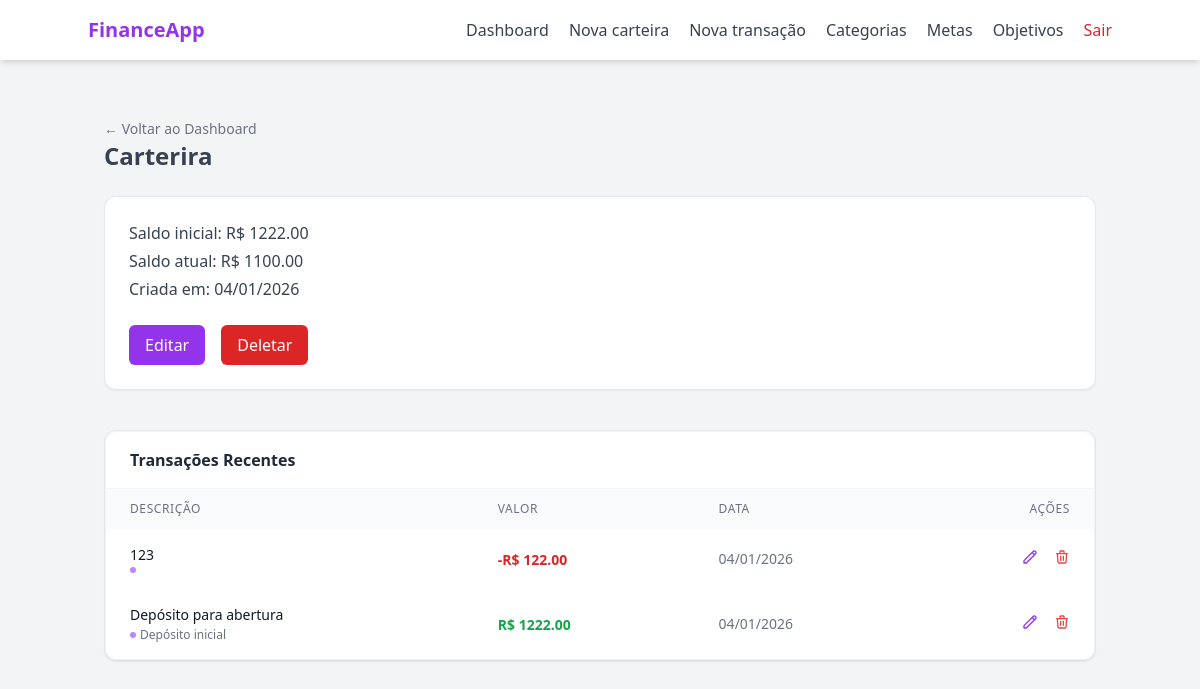
/wallet/1 (signed in), run on the app's committed database.
### models/wallet.py (models this page shows, shortened)
class Wallet(db.Model):
    __tablename__ = "wallets"
    id = db.Column(db.Integer, primary_key= True)
    wallet_name = db.Column(db.String(100), nullable= False)
    initial_balance = db.Column(db.Float, default= 0.0)
    current_balance = db.Column(db.Float, default= 0.0)
    is_active = db.Column(db.Boolean, default= True)
    created_at = db.Column(db.DateTime, default= lambda: datetime.now(timezone.utc).date())
    user_id = db.Column(db.Integer, db.ForeignKey("users.id"), nullable= False)

### models/transaction.py (models this page shows, shortened)
class Transaction(db.Model):
    __tablename__ = "transactions"
    id = db.Column(db.Integer, primary_key= True)
    transaction_type = db.Column(db.String(20), nullable= False)
    value = db.Column(db.Float, nullable= False)
    created_at = db.Column(db.Date, default= lambda: datetime.now(timezone.utc).date())
    description = db.Column(db.String(100), nullable= True)
    wallet_id = db.Column(db.Integer, db.ForeignKey("wallets.id"), nullable= False)
    category_id = db.Column(db.Integer, db.ForeignKey("categories.id"), nullable= True)
    category = db.relationship("Category", backref= "transactions", lazy= True)
    wallet = db.relationship("Wallet", backref= "transactions", lazy= True)

### models/category.py (models this page shows, shortened)
class Category(db.Model):
    __tablename__ = "categories"
    id = db.Column(db.Integer, primary_key= True)
    name = db.Column(db.String(100), nullable= False)
    type = db.Column(db.String(20), nullable= False)
    __mapper_args__ = {
        "polymorphic_on": type,
        "polymorphic_identity": "category"
    }

class SystemCategory(Category):
    __mapper_args__ = {
        "polymorphic_identity": "system"
    }
    is_default = db.Column(db.Boolean, default= True)

### routes/wallet_routes.py (the view)
@wallet_bp.route("/<int:wallet_id>", methods=["GET"])
@login_required
def wallet_detail_page(wallet_id):
    try:
        wallet = WalletController.get_wallet_by_id(wallet_id, current_user.id)
    except CarteiraInexistenteError as e:
        flash(str(e), "error")
        return redirect(url_for("main_bp.dashboard_page"))
    transactions = TransactionController.get_transactions_by_wallet(wallet_id)
    categories = CategoryController.get_user_categories(user_id=current_user.id)
    return render_template("wallet/detail.html", wallet= wallet, transactions= transactions, categories= categories)

### controllers/category_controller.py (called while the page is built)
    @staticmethod
    def get_user_categories(user_id):
        return UserCategory.query.filter_by(user_id= user_id).all()

### controllers/transaction_controller.py (called while the page is built)
    @staticmethod
    def get_transactions_by_wallet(wallet_id):
        return Transaction.query.filter_by(wallet_id=wallet_id).order_by(Transaction.created_at.desc()).order_by(Transaction.id.desc()).all()

### controllers/wallet_controller.py (called while the page is built)
    @staticmethod
    def get_wallet_by_id(wallet_id, user_id):
        wallet = Wallet.query.filter_by(id= wallet_id, user_id= user_id, is_active= True).first()
        if not wallet:
            raise CarteiraInexistenteError("Carteira não encontrada.")
        return wallet

### templates/wallet/detail.html (shortened to what this page needs)
{% extends "base.html" %}
{% block content %}
<div class="text-left pt-4">
    <a href="{{ url_for('main_bp.dashboard_page') }}" class="text-sm text-gray-500 hover:text-purple-600 transition-colors">
            ← Voltar ao Dashboard
    </a>
</div>
<h1 class="text-2xl font-semibold text-gray-700 mb-6">
    {{ wallet.wallet_name }}
</h1>
<div class="bg-white shadow-sm rounded-xl p-6 border border-gray-200 mb-10">
    <div class="mb-6 space-y-1 text-gray-700">
        <p><span class="font-medium">Saldo inicial:</span> R$ {{ "%.2f"|format(wallet.initial_balance) }}</p>
        <p><span class="font-medium">Saldo atual:</span> R$ {{ "%.2f"|format(wallet.current_balance) }}</p>
        <p><span class="font-medium">Criada em:</span> {{ wallet.created_at.strftime("%d/%m/%Y") }}</p>
    </div>
    <div class="flex gap-4">
        <button id="openEditWalletModal" onclick="openEditWalletModal('{{url_for('wallet_bp.edit_wallet', wallet_id=wallet.id)}}', '{{wallet.wallet_name}}')"
                class="px-4 py-2 rounded-md bg-purple-600 text-white hover:bg-purple-700 transition">
            Editar
        </button>
        <button type="button"
            onclick="openConfirmModal(
                '{{ url_for('wallet_bp.delete_wallet', wallet_id=wallet.id) }}',
                'Deletar carteira',
                'Tem certeza que deseja deletar a carteira <strong>{{ wallet.wallet_name }}</strong>? Você não poderá realizar novas transações nela e as transações serão perdidas.'
            )"
            class="px-4 py-2 rounded-md bg-red-600 text-white hover:bg-red-700 transition">
            Deletar
        </button>
    </div>
</div>
<ul class="bg-white shadow-sm rounded-xl border border-gray-200 divide-y">
    <div class="bg-white rounded-xl shadow-sm border border-gray-100 overflow-hidden">
        <div class="px-6 py-4 border-b border-gray-100">
            <h3 class="font-bold text-gray-800">Transações Recentes</h3>
        </div>
        <table class="w-full text-left border-collapse">
            <thead>
                <tr class="bg-gray-50 text-gray-500 text-xs uppercase tracking-wider">
                    <th class="px-6 py-3 font-medium">Descrição</th>
                    <th class="px-6 py-3 font-medium">Valor</th>
                    <th class="px-6 py-3 font-medium">Data</th>
                    <th class="px-6 py-3 font-medium text-right">Ações</th>
                </tr>
            </thead>
        {% for transaction in transactions %}
            <tbody class="divide-y divide-gray-100">
                <tr class="hover:bg-gray-50 transition-colors">
                    <td class="px-6 py-4">
                        <p class="text-sm font-medium text-gray-900">
                            {{ transaction.description if transaction.description else "Sem descrição" }}
                        </p>
                        <p class="text-xs text-gray-500 mt-0.5 flex items-center gap-1">
                            <span class="w-1.5 h-1.5 rounded-full bg-purple-400"></span>
                            {{ transaction.category.name }}
                        </p>
                    </td>
                    <td class="px-6 py-4">
                        {% if transaction.transaction_type == 'income' %}
                        <span class="text-sm font-bold text-green-600">R$ {{ "%.2f"|format(transaction.value) }}</span>
                        {% else %}
                        <span class="text-sm font-bold text-red-600">-R$ {{ "%.2f"|format(transaction.value) }}</span>
                        {% endif %}
                    </td>
                    <td class="px-6 py-4 text-sm text-gray-500">
                        {{ transaction.created_at.strftime('%d/%m/%Y') if transaction.created_at else "Sem data" }}
                    </td>
                    <td class="px-6 py-4 text-right">
                        <button class="text-purple-600 hover:text-purple-700 mr-3"
                            title="Editar"
                            onclick="openEditTransactionModal(
                                '{{ url_for('transaction_bp.edit_transaction', transaction_id=transaction.id) }}',
                                '{{transaction.value}}',
                                '{{ transaction.created_at.strftime('%Y-%m-%d') if transaction.created_at else '' }}',
                                '{{transaction.description}}',
                                '{{transaction.category_id}}'
                            )"
                            {% if transaction.category.type == 'system' %} disabled {% endif %}>
                            <svg class="w-4 h-4" fill="none" stroke="currentColor" viewBox="0 0 24 24"><path stroke-linecap="round" stroke-linejoin="round" stroke-width="2" d="M15.232 5.232l3.536 3.536m-2.036-5.036a2.5 2.5 0 113.536 3.536L6.5 21.036H3v-3.572L16.732 3.732z"></path></svg>
                        </button>
                        <button class="text-red-500 hover:text-red-700"
                            title="Deletar"
                            onclick="openConfirmModal(
                            '{{ url_for('transaction_bp.delete_transaction', transaction_id=transaction.id) }}',
                            'Excluir Transação',
                            'Tem certeza que deseja apagar a transação de R$ {{ transaction.value }}? O saldo da carteira será atualizado.'
                            )"
                            class="text-red-600 hover:text-red-800 hover:underline transition-colors font-medium text-sm flex items-center gap-1"
                            {% if transaction.category.type == 'system' %} disabled {% endif %}>
                            <svg class="w-4 h-4" fill="none" stroke="currentColor" viewBox="0 0 24 24"><path stroke-linecap="round" stroke-linejoin="round" stroke-width="2" d="M19 7l-.867 12.142A2 2 0 0116.138 21H7.862a2 2 0 01-1.995-1.858L5 7m5 4v6m4-6v6m1-10V4a1 1 0 00-1-1h-4a1 1 0 00-1 1v3M4 7h16"></path></svg>
                        </button>
                    </td>
                </tr>
            {% endfor %}
                </tbody>
            </table>
        </div>
{% endblock %}

### data on the page
Wallet: wallet_name "Carterira", initial_balance "1222.00", current_balance "1100.00", created_at "04/01/2026"
Transaction: value "122.00"
Transaction: value "1222.00"
